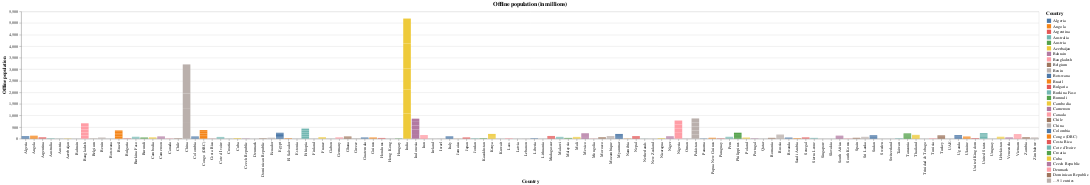

Source (notebook cell):
### Code cell
bars = (
    alt.Chart(df_3i_corrected[["Country", "Offline population"]])
    .mark_bar()
    .encode(
        alt.X('Country', sort=None),
        alt.Y('Offline population', sort=None),
        tooltip=[],
        color='Country',
    )
)
plot_title = f"Offline population (in millions)"
bars.properties(title=plot_title)

### Figure 1 — Vega-Lite specification as saved in the notebook (floating-point values rounded to 4 significant figures; data arrays with more than 128 entries replaced by an {"elided": "..."} marker saying what was removed)
{"config": {"view": {"continuousWidth": 400, "continuousHeight": 300}}, "data": {"name": "data-7c6733d9b3464eb7fe8d09de0aa43bda"}, "mark": "bar", "encoding": {"color": {"type": "nominal", "field": "Country"}, "tooltip": [], "x": {"type": "nominal", "field": "Country", "sort": null}, "y": {"type": "quantitative", "field": "Offline population", "sort": null}}, "title": "Offline population (in millions)", "$schema": "https://vega.github.io/schema/vega-lite/v4.8.1.json", "datasets": {"data-7c6733d9b3464eb7fe8d09de0aa43bda": {"elided": "600 records"}}}
